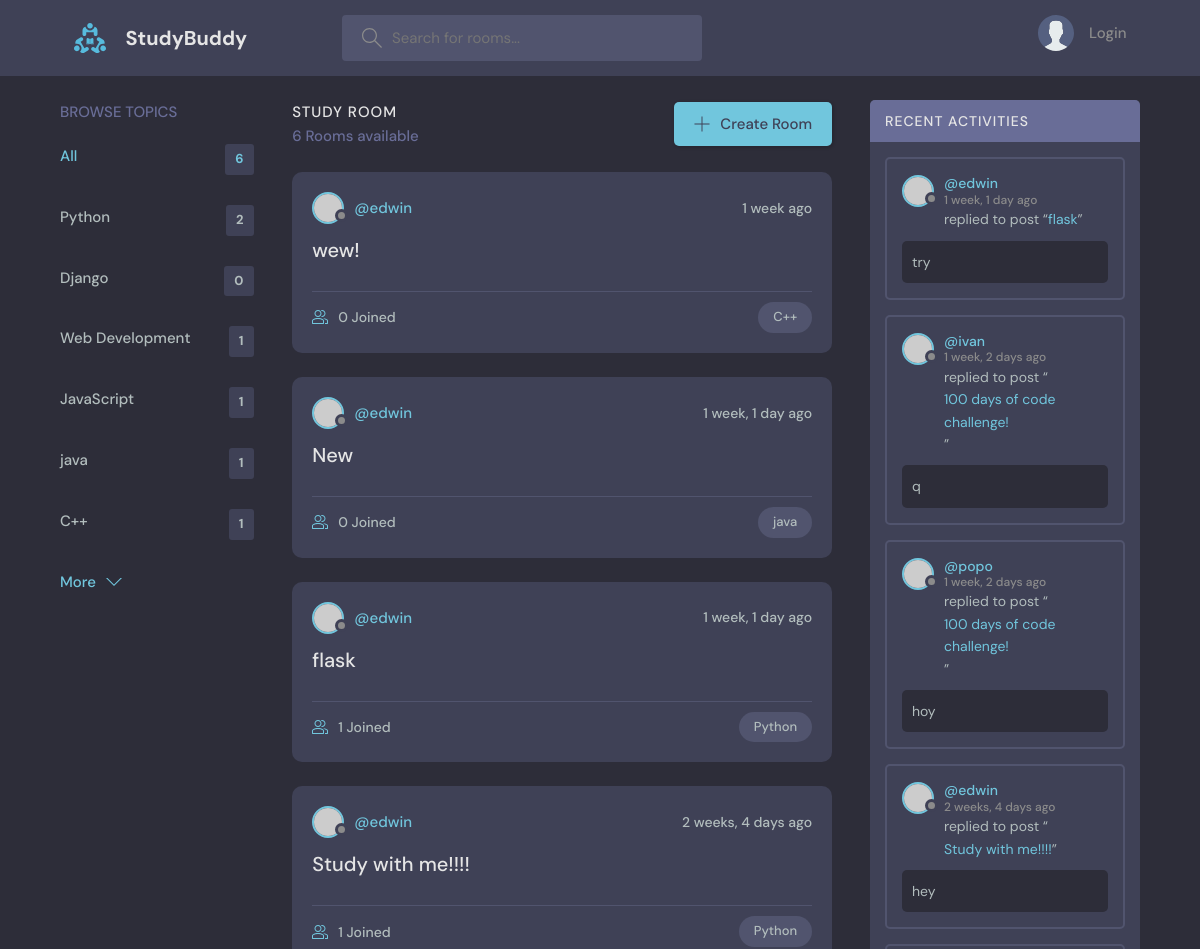
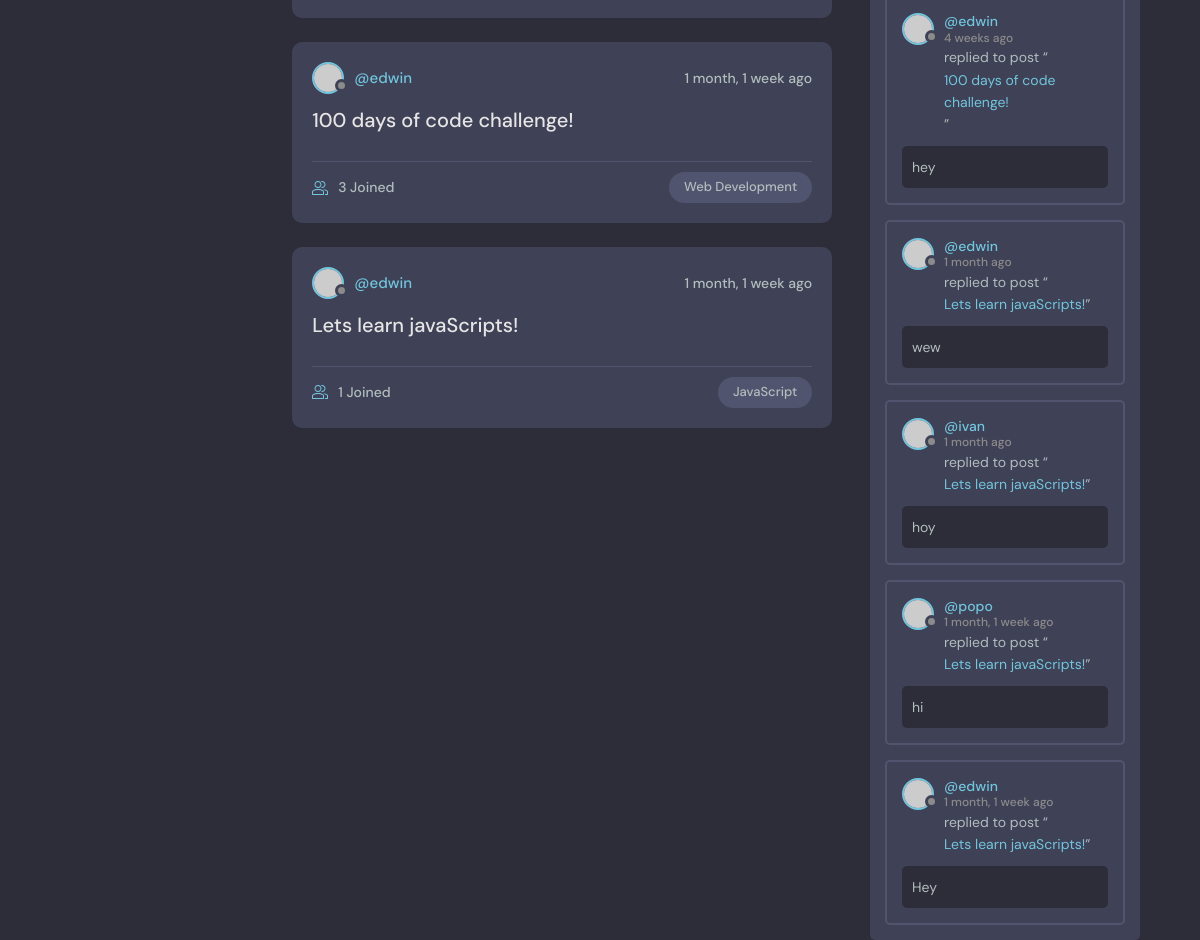
The page / on the database its author committed (2 pictures, top to bottom).
### base/models.py (models this page shows, shortened)
class Topic(models.Model):
    name = models.CharField(max_length=200)

class Room(models.Model):
    host = models.ForeignKey(User, on_delete=models.SET_NULL, null=True)
    topic = models.ForeignKey(Topic, on_delete=models.SET_NULL, null=True)
    name =  models.CharField(max_length=200)
    description = models.TextField(null=True, blank=True)
    participants = models.ManyToManyField(
        User, related_name='participants', blank=True)
    updated = models.DateTimeField(auto_now=True)
    created = models.DateTimeField(auto_now_add=True)
    class Meta:
        ordering = ['-updated', '-created']
    def __str__(self):
        return self.name

class Message(models.Model):
    user = models.ForeignKey(User, on_delete=models.CASCADE)
    room = models.ForeignKey(Room, on_delete=models.CASCADE)
    body = models.TextField()
    updated = models.DateTimeField(auto_now=True)
    created = models.DateTimeField(auto_now_add=True)
    class Meta:
        ordering = ['-updated', '-created']

### base/views.py (the view)
# urls.py: path("", views.home, name="home"),
def home(request):
    q = request.GET.get('q') if request.GET.get('q') != None else ''
    rooms = Room.objects.filter(
        Q(topic__name__icontains=q) |
        Q(name__icontains=q) |
        Q(description__icontains=q)
        )
    topics = Topic.objects.all()
    room_count = rooms.count()
    room_messages = Message.objects.filter(Q(room__topic__name__icontains=q))
    context = {'rooms': rooms, 'topics':topics,
               'room_count': room_count, 'room_messages':room_messages}
    return render(request, "base/home.html", context)

### base/templates/base/home.html (shortened to what this page needs)
{% extends "main.html" %}
{% block content %}
<main class="layout layout--3">
  <div class="container">
    {% include "base/topics_component.html" %}
    <div class="roomList">
      <div class="roomList__header">
        <div>
          <h2>Study Room</h2>
          <p>{{room_count}} Rooms available</p>
        </div>
        <a class="btn btn--main" href="{% url 'create-room' %}">
          <svg version="1.1" xmlns="http://www.w3.org/2000/svg" width="32" height="32" viewBox="0 0 32 32">
            <title>add</title>
            <path
              d="M16.943 0.943h-1.885v14.115h-14.115v1.885h14.115v14.115h1.885v-14.115h14.115v-1.885h-14.115v-14.115z"
            ></path>
          </svg>
          Create Room
        </a>
      </div>
      {% include "base/feed_component.html" %}
    </div>
    {% include "base/activity_component.html" %}
  </div>
</main>
{% endblock %}

### base/templates/base/topics_component.html
<div class="topics">
    <div class="topics__header">
      <h2>Browse Topics</h2>
    </div>
    <ul class="topics__list">
      <li>
        <a href="{% url "home" %}" class="active">All <span>{{topics.count}}</span></a>
      </li>
      {% for topic in topics %}
      <li>
        <a href="{% url "home" %}?q={{topic.name}}">{{topic.name}} <span>{{topic.room_set.all.count}}</span></a>
      </li>
      {% endfor %}
    </ul>
    <a class="btn btn--link" href="topics.html">
      More
      <svg version="1.1" xmlns="http://www.w3.org/2000/svg" width="32" height="32" viewBox="0 0 32 32">
        <title>chevron-down</title>
        <path d="M16 21l-13-13h-3l16 16 16-16h-3l-13 13z"></path>
      </svg>
    </a>
</div>

### base/templates/base/feed_component.html (shortened to what this page needs)
{% for room in rooms %}
<div class="roomListRoom">
    <div class="roomListRoom__header">
      <a href="{% url 'user-profile' room.host.id %}" class="roomListRoom__author">
        <div class="avatar avatar--small">
          <img src="https://randomuser.me/api/portraits/women/11.jpg" />
        </div>
        <span>@{{room.host.username}}</span>
      </a>
      <div class="roomListRoom__actions">
        <span>{{room.created|timesince}} ago</span>
      </div>
    </div>
    <div class="roomListRoom__content">
      <a href="{% url 'room' room.id %}">{{room.name}}</a>
    </div>
    <div class="roomListRoom__meta">
      <a href="{% url 'room' room.id %}" class="roomListRoom__joined">
        {{room.participants.all.count}} Joined
      </a>
      <p class="roomListRoom__topic">{{room.topic.name}}</p>
    </div>
</div>
{% endfor %}

### base/templates/base/activity_component.html (shortened to what this page needs)
<div class="activities">
    <div class="activities__header">
      <h2>Recent Activities</h2>
    </div>
    {% for message in room_messages %}
    <div class="activities__box">
      <div class="activities__boxHeader roomListRoom__header">
        <a href="{% url "user-profile" message.user.id %}" class="roomListRoom__author">
          <div class="avatar avatar--small">
            <img src="https://randomuser.me/api/portraits/women/11.jpg" />
          </div>
          <p>
            @{{message.user}}
            <span>{{message.created|timesince}} ago</span>
          </p>
        </a>
      </div>
      <div class="activities__boxContent">
        <p>replied to post “<a href="{% url 'room' message.room.id %}">{{message.room}}</a>”</p>
        <div class="activities__boxRoomContent">
          {{message.body}}
        </div>
      </div>
    </div>
    {% endfor %}
  </div>

### rows shown on the page
Topic: name "Python", room_set.all.count "2"
Topic: name "Django", room_set.all.count "0"
Topic: name "Web Development", room_set.all.count "1"
Topic: name "JavaScript", room_set.all.count "1"
Topic: name "java", room_set.all.count "1"
Topic: name "C++", room_set.all.count "1"
Room: host.username "edwin", created "1 week", name "wew!", participants.all.count "0", topic.name "C++"
Room: host.username "edwin", created "1 week, 1 day", name "New", participants.all.count "0", topic.name "java"
Room: host.username "edwin", created "1 week, 1 day", name "flask", participants.all.count "1", topic.name "Python"
Room: host.username "edwin", created "2 weeks, 4 days", name "Study with me!!!!", participants.all.count "1", topic.name "Python"
Room: host.username "edwin", created "1 month, 1 week", name "100 days of code challenge!", participants.all.count "3", topic.name "Web Development"
Room: host.username "edwin", created "1 month, 1 week", name "Lets learn javaScripts!", participants.all.count "1", topic.name "JavaScript"
Message: user "edwin", created "1 week, 1 day", room "flask", body "try"
Message: user "ivan", created "1 week, 2 days", room "100 days of code challenge!", body "q"
Message: user "popo", created "1 week, 2 days", room "100 days of code challenge!", body "hoy"
Message: user "edwin", created "2 weeks, 4 days", room "Study with me!!!!", body "hey"
Message: user "edwin", created "4 weeks", room "100 days of code challenge!", body "hey"
Message: user "edwin", created "1 month", room "Lets learn javaScripts!", body "wew"
Message: user "ivan", created "1 month", room "Lets learn javaScripts!", body "hoy"
Message: user "popo", created "1 month, 1 week", room "Lets learn javaScripts!", body "hi"
Message: user "edwin", created "1 month, 1 week", room "Lets learn javaScripts!", body "Hey"

### other values the page prints
{{ topics.count }} "6"
{{ room_count }} "6"
